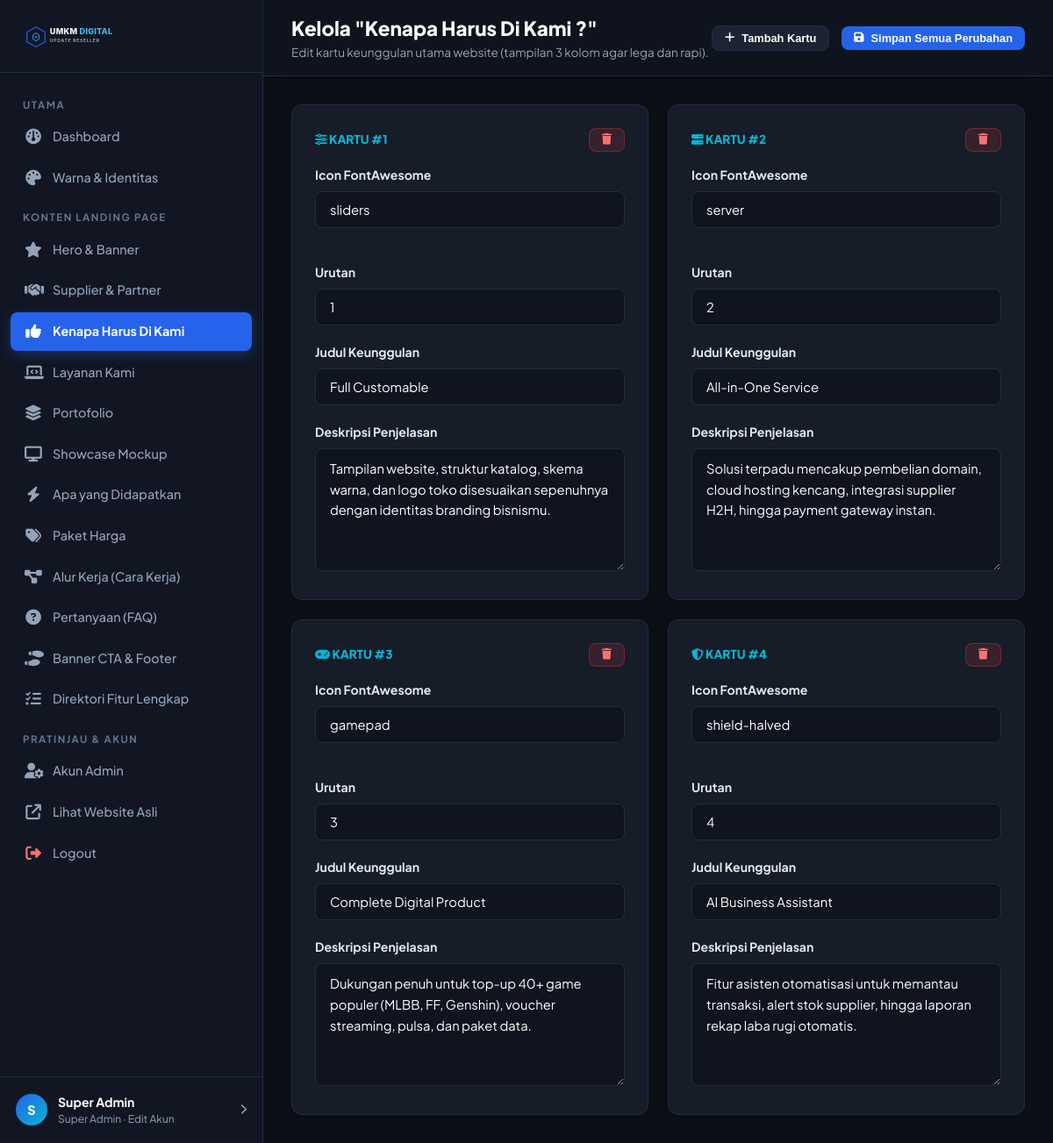
Screenshot of /admin/why_us.php (signed in) with the database file from the repository.
### tables this page shows
CREATE TABLE IF NOT EXISTS `why_us` (
  `id` int(11) NOT NULL AUTO_INCREMENT,
  `icon` varchar(50) NOT NULL,
  `title` varchar(150) NOT NULL,
  `description` text NOT NULL,
  `sort_order` int(11) DEFAULT 0,
  PRIMARY KEY (`id`)
);

### admin/why_us.php (the view, shortened to what this page needs)
<?php
require_once __DIR__ . '/includes/header.php';
$items = $pdo->query("SELECT * FROM why_us ORDER BY sort_order ASC, id ASC")->fetchAll();
require_once __DIR__ . '/includes/sidebar.php';
?>
<main class="admin-main">
  <header class="admin-topbar">
    <div class="page-heading">
      <h1>Kelola "Kenapa Harus Di Kami ?"</h1>
      <p>Edit kartu keunggulan utama website (tampilan 3 kolom agar lega dan rapi).</p>
    </div>
    <div class="topbar-actions">
      <button type="button" class="btn btn-secondary btn-sm" onclick="openAdminModal('addWhyModal')">
        <i class="fa-solid fa-plus"></i> Tambah Kartu
      </button>
      <button type="submit" form="why-us-form" class="btn btn-primary btn-sm">
        <i class="fa-solid fa-floppy-disk"></i> Simpan Semua Perubahan
      </button>
    </div>
  </header>
  <div class="admin-body">
    <form id="why-us-form" method="POST" action="">
      <div class="admin-grid-3">
        <?php foreach ($items as $item): ?>
          <div class="admin-card" style="margin-bottom: 0;">
            <div style="display: flex; justify-content: space-between; align-items: center; margin-bottom: 16px;">
              <span style="font-weight: 800; font-size: 0.85rem; color: var(--admin-accent);">
                <i class="fa-solid fa-<?= htmlspecialchars($item['icon']) ?>"></i> KARTU #<?= $item['id'] ?>
              </span>
              <a href="why_us.php?delete=<?= $item['id'] ?>" class="btn btn-danger btn-sm" onclick="return confirm('Hapus kartu ini?')">
                <i class="fa-solid fa-trash"></i>
              </a>
            </div>
            <div class="form-row">
              <div class="form-group">
                <label class="form-label">Icon FontAwesome</label>
                <input type="text" name="items[<?= $item['id'] ?>][icon]" class="form-control" value="<?= htmlspecialchars($item['icon']) ?>" required>
              </div>
              <div class="form-group">
                <label class="form-label">Urutan</label>
                <input type="number" name="items[<?= $item['id'] ?>][sort_order]" class="form-control" value="<?= $item['sort_order'] ?>">
              </div>
            </div>
            <div class="form-group">
              <label class="form-label">Judul Keunggulan</label>
              <input type="text" name="items[<?= $item['id'] ?>][title]" class="form-control" value="<?= htmlspecialchars($item['title']) ?>" required>
            </div>
            <div class="form-group" style="margin-bottom: 0;">
              <label class="form-label">Deskripsi Penjelasan</label>
              <textarea name="items[<?= $item['id'] ?>][description]" class="form-control" rows="4" required><?= htmlspecialchars($item['description']) ?></textarea>
            </div>
          </div>
        <?php endforeach; ?>
      </div>
    </form>
<?php require_once __DIR__ . '/includes/footer.php'; ?>

### assets/css/admin.css (style rules this page uses)
:root { --admin-bg: #0B0E14; --admin-sidebar: #111622; --admin-card: #161C28; --admin-border: #222C3E; --admin-primary: #2563EB; --admin-primary-hover: #1D4ED8; --admin-accent: #06B6D4; --admin-text: #FFFFFF; --admin-muted: #94A3B8; --admin-danger: #EF4444; --admin-success: #10B981; }
* { margin: 0; padding: 0; box-sizing: border-box; }
body { font-family: 'Plus Jakarta Sans', sans-serif; background-color: var(--admin-bg); color: var(--admin-text); line-height: 1.5; display: flex; min-height: 100vh; }
.admin-main { margin-left: 300px; flex-grow: 1; display: flex; flex-direction: column; min-height: 100vh; min-width: 0; }
.admin-topbar { padding: 16px 32px; background: rgba(17, 22, 34, 0.7); backdrop-filter: blur(12px); border-bottom: 1px solid var(--admin-border); display: flex; justify-content: space-between; align-items: center; position: sticky; top: 0; z-index: 40; }
.page-heading h1 { font-size: 1.4rem; font-weight: 800; }
.page-heading p { font-size: 0.85rem; color: var(--admin-muted); }
.topbar-actions { display: flex; align-items: center; gap: 14px; }
.admin-body { padding: 32px; flex-grow: 1; }
.admin-card { background: var(--admin-card); border: 1px solid var(--admin-border); border-radius: 12px; padding: 26px; margin-bottom: 24px; }
.form-group { margin-bottom: 20px; }
.form-label { display: block; font-size: 0.88rem; font-weight: 700; margin-bottom: 8px; color: #E2E8F0; }
.form-control { width: 100%; padding: 11px 16px; background: #0F141F; border: 1px solid var(--admin-border); border-radius: 8px; color: #FFFFFF; font-family: inherit; font-size: 0.92rem; outline: none; transition: border-color 0.2s ease; }
textarea.form-control { min-height: 140px; resize: vertical; line-height: 1.6; }
.form-row { display: grid; grid-template-columns: repeat(auto-fit, minmax(240px, 1fr)); gap: 20px; }
.admin-grid-3 { display: grid; grid-template-columns: repeat(3, 1fr); gap: 22px; }
@media (max-width: 1200px) { .admin-grid-3 { grid-template-columns: repeat(2, 1fr); } }
.btn { display: inline-flex; align-items: center; justify-content: center; gap: 8px; padding: 10px 20px; border-radius: 8px; font-size: 0.9rem; font-weight: 700; cursor: pointer; border: none; text-decoration: none; transition: all 0.2s ease; }
.btn-primary { background: var(--admin-primary); color: #FFFFFF; }
.btn-danger { background: rgba(239, 68, 68, 0.15); color: #F87171; border: 1px solid rgba(239, 68, 68, 0.3); }
.btn-secondary { background: #1C2434; color: #FFFFFF; border: 1px solid var(--admin-border); }
.btn-sm { padding: 6px 14px; font-size: 0.8rem; }

### rows the page displays
why_us: id "1", icon "sliders", id+sort_order "1", title "Full Customable", id+description "Tampilan website, struktur katalog, skema warna, dan logo toko disesuaikan sepenuhnya dengan identitas branding bisnismu."
why_us: id "2", icon "server", id+sort_order "2", title "All-in-One Service", id+description "Solusi terpadu mencakup pembelian domain, cloud hosting kencang, integrasi supplier H2H, hingga payment gateway instan."
why_us: id "3", icon "gamepad", id+sort_order "3", title "Complete Digital Product", id+description "Dukungan penuh untuk top-up 40+ game populer (MLBB, FF, Genshin), voucher streaming, pulsa, dan paket data."
why_us: id "4", icon "shield-halved", id+sort_order "4", title "AI Business Assistant", id+description "Fitur asisten otomatisasi untuk memantau transaksi, alert stok supplier, hingga laporan rekap laba rugi otomatis."

### other values shown
substr($current_admin['name'], 0, 1) "S"
$current_admin['name'] "Super Admin"
